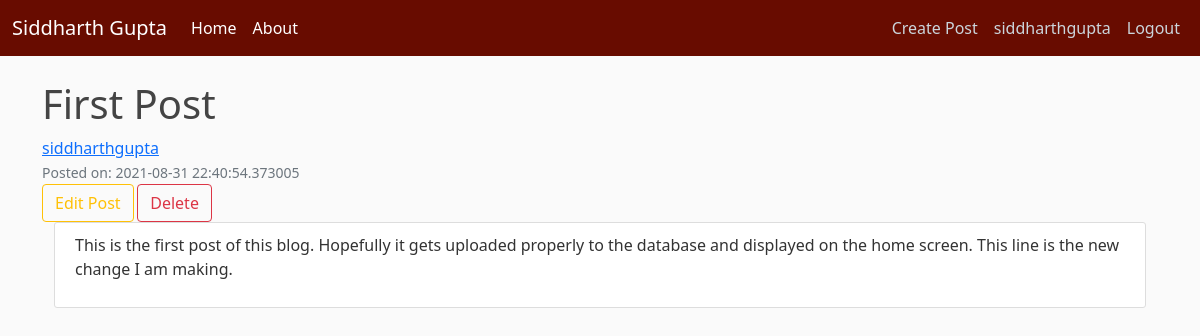
The app's page /post/1 (signed in) with its own data.
### flaskblog/models.py (models this page shows, shortened)
class User(db.Model, UserMixin):
    id = db.Column(db.Integer, primary_key = True)
    username = db.Column(db.String(20), unique= True, nullable = False)
    email = db.Column(db.String(120), unique= True, nullable = False)
    image_file = db.Column(db.String(20), unique=False, nullable=False, default='default.jpg')
    password = db.Column(db.String(60), nullable = False)
    posts = db.relationship('Post', backref="author", lazy=True)

class Post(db.Model):
    id = db.Column(db.Integer, primary_key = True)
    title = db.Column(db.String(120), unique= False, nullable = False)
    content = db.Column(db.Text, unique=False, nullable=False)
    datePosted = db.Column(db.DateTime, nullable = False, default = datetime.utcnow)
    userId = db.Column(db.Integer, db.ForeignKey('user.id'), nullable=False)

### flaskblog/routes.py (the view)
@app.route("/post/<postId>")
def viewPost(postId):
    post = Post.query.get(postId)
    if post:
        return render_template("post.html", post = post)
    return "<h1>Post does not exist</h1>"

### flaskblog/models.py (called while the page is built)
@loginManager.user_loader
def loadUser(userId):
    return User.query.get(int(userId))

### flaskblog/templates/post.html
{% extends "base.html" %}
{% block content %}
    <h1>{{ post.title }}</h1>
    <a class="mr-2" href="#">{{ post.author.username }}</a>
    <br>
    <small class="text-muted">Posted on: {{ post.datePosted }}
        {% if current_user.username == post.author.username %}
        <div>
            <a class="btn btn-outline-warning" href="{{url_for('editPost', postId = post.id)}}" >Edit Post</a>
            <a class="btn btn-outline-danger" href="{{url_for('deletePost', postId = post.id)}}" >Delete</a>
        </div>
        {% endif %}
    </small>
    <div class = "container">
        <article class="media content-section">
                <p class="article-content">{{ post.content }}</p>
        </article>
    </div>
{% endblock content %}

### flaskblog/templates/base.html (shortened to what this page needs)
<!DOCTYPE html>
<html>
    <head>
        <link href="https://cdn.jsdelivr.net/npm/bootstrap@5.1.0/dist/css/bootstrap.min.css" rel="stylesheet">
        <link rel = "stylesheet" type="text/css" href="{{ url_for('static', filename='main.css') }}">
    </head>
    <body>
        <header class = "site-header">
            <nav class="navbar navbar-expand-lg navbar-dark bg-red fixed-top">
                <div class="container-fluid">
                <a class="navbar-brand" href="{{ url_for('index')}}">Siddharth Gupta</a>
                <div class="collapse navbar-collapse" id="navbarNav">
                    <ul class="navbar-nav">
                    <li class="nav-item">
                        <a class="nav-link active" aria-current="page" href="{{ url_for('index')}}">Home</a>
                    </li>
                    <li class="nav-item">
                        <a class="nav-link active" aria-current="page" href="{{ url_for('about')}}">About</a>
                    </li>
                    </ul>
                    <ul class="navbar-nav ms-auto">
                        {% if current_user.is_authenticated %}
                        <li class="nav-item">
                            <a class="nav-link" aria-current="page" href="{{ url_for('newPost')}}">Create Post</a>
                        </li>
                        <li class="nav-item">
                            <a class="nav-link" aria-current="page" href="{{ url_for('account')}}">{{current_user.username}}</a>
                        </li>
                        <li class="nav-item">
                            <a class="nav-link" aria-current="page" href="{{ url_for('logout')}}">Logout</a>
                        </li>
                        {% endif %}
                    </ul>
                </div>
                </div>
            </nav>
        </header>
        <div class = "container">
            {% block content %}{% endblock %}
        </div>
    </body>
</html>

### flaskblog/static/main.css (style rules this page uses)
body { background: #fafafa; color: #333333; margin-top: 5rem; }
h1, h2, h3, h4, h5, h6 { color: #444444; }
.bg-red { background-color: #680c00; }
.site-header .navbar-nav .nav-link { color: #cbd5db; }
.site-header .navbar-nav .nav-link.active { font-weight: 500; }
.content-section { background: #ffffff; padding: 10px 20px; border: 1px solid #dddddd; border-radius: 3px; margin-bottom: 20px; }
.article-content { white-space: pre-line; }

### records on screen
User: username "siddharthgupta", author.username "siddharthgupta"
Post: title "First Post", datePosted "2021-08-31 22:40:54.373005", content "This is the first post of this blog. Hopefully it gets uploaded properly to the database and displayed on the home screen. This line is the new change I am making."
